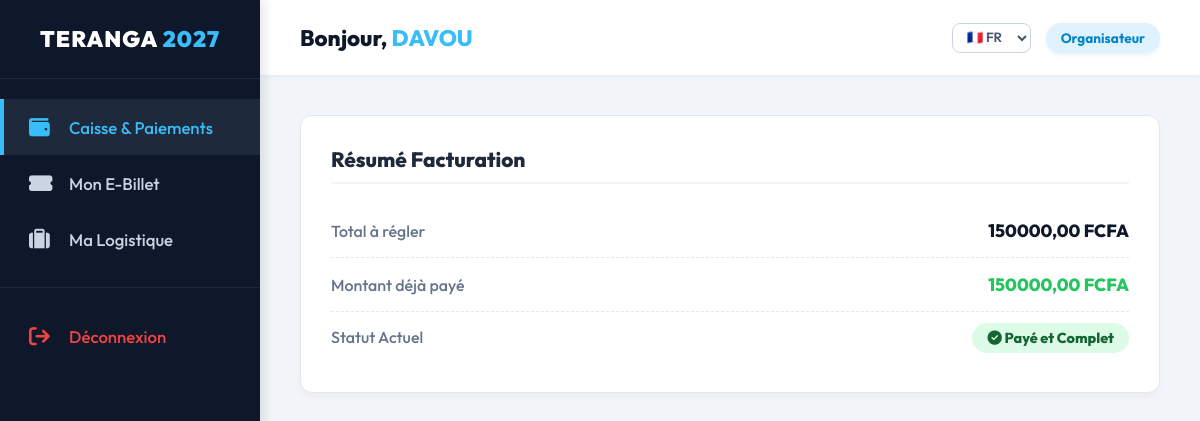
Page /dashboard/ (signed in) on the committed database.
### core/models.py (models this page shows, shortened)
class Participant(AbstractUser):
    id = models.UUIDField(primary_key=True, default=uuid.uuid4, editable=False)
    email = models.EmailField(unique=True)
    telephone = models.CharField(max_length=20, blank=True, null=True)
    whatsapp = models.CharField(max_length=20, unique=True, blank=True, null=True)
    otp_code = models.CharField(max_length=6, blank=True, null=True)
    is_email_verified = models.BooleanField(default=False)
    district = models.CharField(max_length=50, blank=True, null=True, help_text="Ex: 9101")
    pays = models.CharField(max_length=100, blank=True, null=True)
    club = models.ForeignKey(Club, on_delete=models.SET_NULL, null=True, blank=True, related_name='members')
    poste = models.CharField(max_length=100, blank=True, null=True)
    PARTICIPANT_TYPES = (
        ('participant', 'Participant'),
        ('organisateur', 'Organisateur'),
        ('invite', 'Invité'),
        ('sponsor', 'Sponsor'),
    )
    type_participant = models.CharField(max_length=20, choices=PARTICIPANT_TYPES, default='participant')
    photo = models.ImageField(upload_to='photos_participants/', blank=True, null=True)
    event_choice = models.ForeignKey(Event, on_delete=models.SET_NULL, null=True, blank=True)
    pack = models.ForeignKey('EventPack', on_delete=models.SET_NULL, null=True, blank=True, related_name='participants')
    is_procuration = models.BooleanField(default=False)
    procuration_by = models.ForeignKey('self', on_delete=models.SET_NULL, null=True, blank=True, related_name='inscrits_par_procuration')
    class Meta:
        verbose_name = "Participant"
        verbose_name_plural = "Participants"

class Payment(models.Model):
    STATUS_CHOICES = (
        ('paye', 'Payé'),
        ('partiel', 'Partiel'),
        ('non_paye', 'Non Payé'),
    )
    METHOD_CHOICES = (
        ('wave', 'Wave'),
        ('orange_money', 'Orange Money'),
        ('cb', 'Carte Bancaire'),
    )
    participant = models.ForeignKey(Participant, on_delete=models.CASCADE, related_name='payments')
    amount_paid = models.DecimalField(max_digits=10, decimal_places=2)
    amount_total = models.DecimalField(max_digits=10, decimal_places=2)
    status = models.CharField(max_length=15, choices=STATUS_CHOICES, default='non_paye')
    PAYMENT_PLAN_CHOICES = (
        ('comptant', 'Comptant'),
        ('tontine', 'Par Tontine (Échelonné)'),
    )
    payment_method = models.CharField(max_length=20, choices=METHOD_CHOICES, null=True, blank=True)
    payment_plan = models.CharField(max_length=20, choices=PAYMENT_PLAN_CHOICES, default='comptant')
    transaction_id = models.CharField(max_length=100, blank=True, null=True)
    date_payment = models.DateTimeField(auto_now_add=True)
    class Meta:
        verbose_name = "Paiement"
        verbose_name_plural = "Paiements"

### core/views.py (the view)
# urls.py: path('dashboard/', views.dashboard, name='dashboard'),
@login_required(login_url='/')
def dashboard(request):
    participant = request.user
    payment = participant.payments.first()
    logistics = getattr(participant, 'logistics', None)
    context = {
        'participant': participant,
        'payment': payment,
        'logistics': logistics,
    }
    return render(request, 'dashboard.html', context)

### templates/dashboard.html (shortened to what this page needs)
{% extends 'base.html' %}
{% load i18n %}
{% block content %}
<div class="cli-dashboard">
    <div class="cli-sidebar">
        <div class="cli-sidebar-header">TERANGA <span style="color:#38bdf8;">2027</span></div>
        <div class="cli-nav">
            <div class="cli-nav-item active" onclick="switchTab('tab-paiement', this)">
                <span class="icon" style="width: 25px;"><i class="fa-solid fa-wallet"></i></span> {% trans "Caisse & Paiements" %}
            </div>
            <div class="cli-nav-item" onclick="switchTab('tab-billet', this)">
                <span class="icon" style="width: 25px;"><i class="fa-solid fa-ticket-simple"></i></span> {% trans "Mon E-Billet" %}
            </div>
            <div class="cli-nav-item" onclick="switchTab('tab-logistica', this)">
                <span class="icon" style="width: 25px;"><i class="fa-solid fa-suitcase"></i></span> {% trans "Ma Logistique" %}
            </div>
            <div style="border-top:1px solid #1e293b; margin:20px 0;"></div>
            <a href="{% url 'core:logout_view' %}" class="cli-nav-item" style="color:#ef4444;">
                <span class="icon" style="width: 25px;"><i class="fa-solid fa-arrow-right-from-bracket"></i></span> {% trans "Déconnexion" %}
            </a>
        </div>
    </div>
    <div class="cli-main">
        <div class="cli-topbar">
            <div>
                <h2 style="font-size: 1.4rem; font-weight: 800; color: #0f172a; margin:0;">{% trans "Bonjour," %} <span style="color:#38bdf8;">{{ participant.first_name }}</span> </h2>
            </div>
            <div style="display: flex; align-items: center; gap: 15px;">
                <select onchange="window.location.href='/i18n/setlang/?language=' + this.value" style="border: 1px solid #cbd5e1; border-radius: 8px; padding: 5px 10px; font-weight: 600; color: #475569; outline: none; cursor: pointer; background: white;">
                    <option value="fr">🇫🇷 FR</option>
                </select>
                <span style="background: #e0f2fe; color: #0284c7; padding: 6px 15px; border-radius: 20px; font-weight: 700; font-size: 0.85rem; box-shadow: 0 2px 4px rgba(2,132,199,0.1);">{{ participant.get_type_participant_display }}</span>
            </div>
        </div>
        <div class="cli-content-area">
            <div id="tab-paiement" class="cli-tab-pane active">
                <div class="cli-card">
                    <h3 class="cli-title">{% trans "Résumé Facturation" %}</h3>
                    <div class="cli-stat-row">
                        <span class="cli-stat-label">{% trans "Total à régler" %}</span>
                        <span class="cli-stat-value">{{ payment.amount_total }} FCFA</span>
                    </div>
                    <div class="cli-stat-row">
                        <span class="cli-stat-label">{% trans "Montant déjà payé" %}</span>
                        <span class="cli-stat-value" style="color: #22c55e;">{{ payment.amount_paid }} FCFA</span>
                    </div>
                    <div class="cli-stat-row" style="border-bottom:none;">
                        <span class="cli-stat-label">{% trans "Statut Actuel" %}</span>
                        <span>
                            {% if payment.status == 'paye' %}
                                <span style="background: #dcfce7; color: #166534; padding: 6px 15px; border-radius: 20px; font-weight: 800; font-size: 0.9rem;"><i class="fa-solid fa-circle-check"></i> {% trans "Payé et Complet" %}</span>
                            {% elif payment.status == 'partiel' %}
                                <span style="background: #fef3c7; color: #b45309; padding: 6px 15px; border-radius: 20px; font-weight: 800; font-size: 0.9rem;"><i class="fa-solid fa-hourglass-half"></i> {% trans "Paiement Partiel" %}</span>
                            {% else %}
                                <span style="background: #fee2e2; color: #b91c1c; padding: 6px 15px; border-radius: 20px; font-weight: 800; font-size: 0.9rem;"><i class="fa-solid fa-circle-xmark"></i> {% trans "Non Payé" %}</span>
                            {% endif %}
                        </span>
                    </div>
                </div>
            </div>
        </div>
    </div>
</div>
{% endblock %}

### static/css/style.css (style rules this page uses)
:root { --bg-main: #f8f9fc; --bg-secondary: #ffffff; --text-main: #0B2149; --text-muted: #64748b; --color-primary: #1565c0; --color-rotary: #1565c0; --color-rotaract: #d91b5c; --glass-border: #e2e8f0; }
* { margin: 0; padding: 0; box-sizing: border-box; font-family: 'Outfit', sans-serif; }
body { background-color: var(--bg-main); color: var(--text-main); min-height: 100vh; display: flex; justify-content: center; overflow-x: hidden; }
select option { background-color: var(--bg-secondary); color: var(--text-main); }

### templates/dashboard.html (style rules this page uses)
body { margin: 0; padding: 0; background: #f1f5f9 !important; overflow-x: hidden; }
.cli-dashboard { display: flex; min-height: 100vh; font-family: 'Outfit', sans-serif; }
.cli-sidebar { width: 260px; background: #0f172a; color: white; display: flex; flex-direction: column; box-shadow: 4px 0 10px rgba(0,0,0,0.1); z-index: 10; }
.cli-sidebar-header { padding: 25px 20px; font-size: 1.4rem; font-weight: 900; letter-spacing: 1px; color: #ffffff; border-bottom: 1px solid #1e293b; text-align: center; }
.cli-nav { flex: 1; padding: 20px 0; }
.cli-nav-item { padding: 15px 25px; display: flex; align-items: center; color: #cbd5e1; text-decoration: none; font-weight: 500; font-size: 1.05rem; transition: 0.3s; cursor: pointer; border-left: 4px solid transparent; }
.cli-nav-item:hover, .cli-nav-item.active { background: #1e293b; color: #38bdf8; border-left: 4px solid #38bdf8; }
.cli-nav-item span.icon { font-size: 1.3rem; margin-right: 15px; }
.cli-main { flex: 1; display: flex; flex-direction: column; background: #f1f5f9; }
.cli-topbar { height: 75px; background: white; display: flex; align-items: center; justify-content: space-between; padding: 0 40px; box-shadow: 0 2px 4px rgba(0,0,0,0.04); }
.cli-content-area { padding: 40px; flex: 1; }
.cli-tab-pane { display: none; animation: fadeIn 0.4s ease-in-out; }
.cli-tab-pane.active { display: block; }
.cli-card { background: white; border-radius: 12px; padding: 30px; box-shadow: 0 4px 6px rgba(0,0,0,0.03); border: 1px solid #e2e8f0; margin-bottom: 25px; }
.cli-title { font-size: 1.3rem; font-weight: 800; color: #1e293b; margin-bottom: 20px; border-bottom: 2px solid #f1f5f9; padding-bottom: 10px; }
.cli-stat-row { display: flex; justify-content: space-between; align-items: center; padding: 15px 0; border-bottom: 1px dashed #e2e8f0; }
.cli-stat-label { color: #64748b; font-weight: 500; }
.cli-stat-value { font-weight: 800; font-size: 1.1rem; color: #0f172a; }

### rows in the picture
Participant: first_name "DAVOU", type_participant "Organisateur"
Payment: amount_total "150000,00", amount_paid "150000,00"
